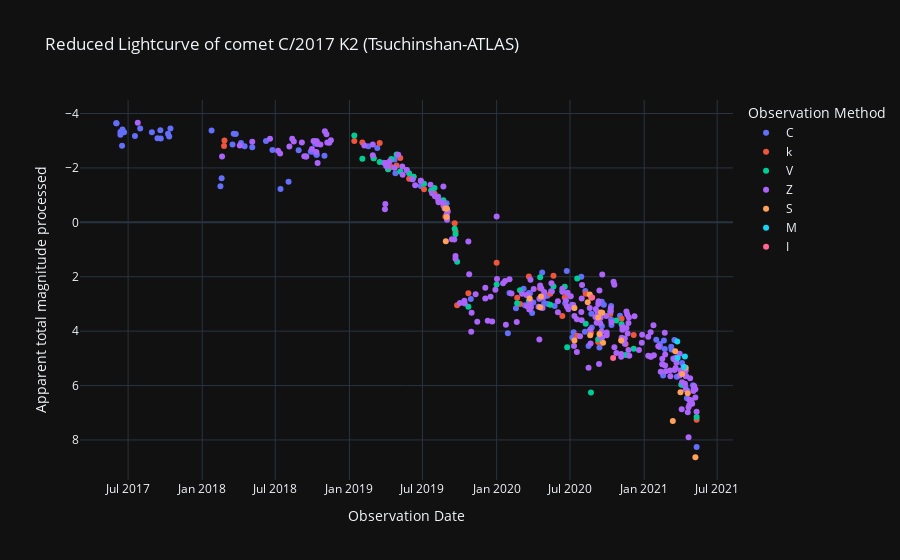

Notebook source saved alongside this figure:
### Code cell
# Curva de luz reducida
labels = {'obs_date':'Observation Date','magnitud_reducida':'Apparent total magnitude processed', 'obs_method_key' : 'Observation Method'}
fig = px.scatter(curva_de_luz_procesada_df, x='obs_date', y='magnitud_reducida', color='obs_method_key', template= 'plotly_dark', labels= labels, title=f'Reduced Lightcurve of comet {nombre_cometa} (Tsuchinshan-ATLAS)')
fig.update_yaxes(autorange="reversed")
fig.show()
